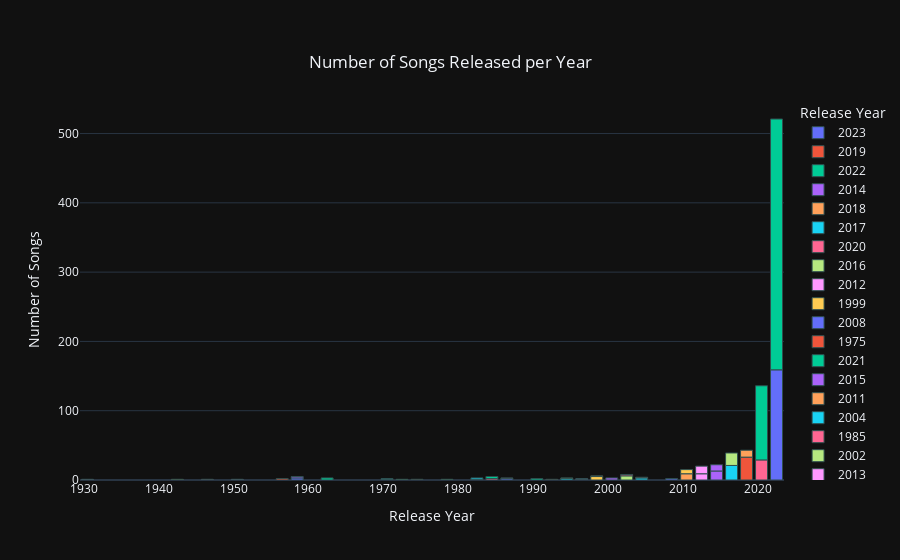

This figure's notebook cell:
### Code cell
# Interactive histogram for released year with enhanced features
fig = px.histogram(
    sptf, 
    x='released_year', 
    color='released_year', 
    title='Number of Songs Released per Year', 
    labels={'released_year': 'Release Year', 'count': 'Number of Songs'}, 
    hover_data=['released_month', 'released_day']
)
# Customize layout
fig.update_layout(
    title={
        'text': 'Number of Songs Released per Year',
        'y':0.9,
        'x':0.5,
        'xanchor': 'center',
        'yanchor': 'top'
    },
    xaxis_title='Release Year',
    yaxis_title='Number of Songs',
    legend_title_text='Release Year',
    template='plotly_dark',
    bargap=0.2
)
# Customize hover mode
fig.update_traces(
    hoverinfo="x+y+text",
    marker=dict(line=dict(width=1, color='DarkSlateGrey'))
)
fig.show()

### Figure 1 — Plotly figure (JSON) as saved in the notebook; plotly's stock layout.template omitted (floating-point values rounded to 4 significant figures; data arrays with more than 128 entries replaced by an {"elided": "..."} marker saying what was removed)
{"data": [{"alignmentgroup": "True", "bingroup": "x", "hoverinfo": "x+y+text", "hovertemplate": "Release Year=%{x}<br>count=%{y}<extra></extra>", "legendgroup": "2023", "marker": {"color": "#636efa", "line": {"color": "DarkSlateGrey", "width": 1}, "pattern": {"shape": ""}}, "name": "2023", "offsetgroup": "2023", "orientation": "v", "showlegend": true, "type": "histogram", "x": {"elided": "159 int values"}, "xaxis": "x", "yaxis": "y"}, {"alignmentgroup": "True", "bingroup": "x", "hoverinfo": "x+y+text", "hovertemplate": "Release Year=%{x}<br>count=%{y}<extra></extra>", "legendgroup": "2019", "marker": {"color": "#EF553B", "line": {"color": "DarkSlateGrey", "width": 1}, "pattern": {"shape": ""}}, "name": "2019", "offsetgroup": "2019", "orientation": "v", "showlegend": true, "type": "histogram", "x": [2019, 2019, 2019, 2019, 2019, 2019, 2019, 2019, 2019, 2019, 2019, 2019, 2019, 2019, 2019, 2019, 2019, 2019, 2019, 2019, 2019, 2019, 2019, 2019, 2019, 2019, 2019, 2019, 2019, 2019, 2019, 2019, 2019], "xaxis": "x", "yaxis": "y"}, {"alignmentgroup": "True", "bingroup": "x", "hoverinfo": "x+y+text", "hovertemplate": "Release Year=%{x}<br>count=%{y}<extra></extra>", "legendgroup": "2022", "marker": {"color": "#00cc96", "line": {"color": "DarkSlateGrey", "width": 1}, "pattern": {"shape": ""}}, "name": "2022", "offsetgroup": "2022", "orientation": "v", "showlegend": true, "type": "histogram", "x": {"elided": "362 int values"}, "xaxis": "x", "yaxis": "y"}, {"alignmentgroup": "True", "bingroup": "x", "hoverinfo": "x+y+text", "hovertemplate": "Release Year=%{x}<br>count=%{y}<extra></extra>", "legendgroup": "2014", "marker": {"color": "#ab63fa", "line": {"color": "DarkSlateGrey", "width": 1}, "pattern": {"shape": ""}}, "name": "2014", "offsetgroup": "2014", "orientation": "v", "showlegend": true, "type": "histogram", "x": [2014, 2014, 2014, 2014, 2014, 2014, 2014, 2014, 2014, 2014, 2014, 2014, 2014], "xaxis": "x", "yaxis": "y"}, {"alignmentgroup": "True", "bingroup": "x", "hoverinfo": "x+y+text", "hovertemplate": "Release Year=%{x}<br>count=%{y}<extra></extra>", "legendgroup": "2018", "marker": {"color": "#FFA15A", "line": {"color": "DarkSlateGrey", "width": 1}, "pattern": {"shape": ""}}, "name": "2018", "offsetgroup": "2018", "orientation": "v", "showlegend": true, "type": "histogram", "x": [2018, 2018, 2018, 2018, 2018, 2018, 2018, 2018, 2018, 2018], "xaxis": "x", "yaxis": "y"}, {"alignmentgroup": "True", "bingroup": "x", "hoverinfo": "x+y+text", "hovertemplate": "Release Year=%{x}<br>count=%{y}<extra></extra>", "legendgroup": "2017", "marker": {"color": "#19d3f3", "line": {"color": "DarkSlateGrey", "width": 1}, "pattern": {"shape": ""}}, "name": "2017", "offsetgroup": "2017", "orientation": "v", "showlegend": true, "type": "histogram", "x": [2017, 2017, 2017, 2017, 2017, 2017, 2017, 2017, 2017, 2017, 2017, 2017, 2017, 2017, 2017, 2017, 2017, 2017, 2017, 2017, 2017], "xaxis": "x", "yaxis": "y"}, {"alignmentgroup": "True", "bingroup": "x", "hoverinfo": "x+y+text", "hovertemplate": "Release Year=%{x}<br>count=%{y}<extra></extra>", "legendgroup": "2020", "marker": {"color": "#FF6692", "line": {"color": "DarkSlateGrey", "width": 1}, "pattern": {"shape": ""}}, "name": "2020", "offsetgroup": "2020", "orientation": "v", "showlegend": true, "type": "histogram", "x": [2020, 2020, 2020, 2020, 2020, 2020, 2020, 2020, 2020, 2020, 2020, 2020, 2020, 2020, 2020, 2020, 2020, 2020, 2020, 2020, 2020, 2020, 2020, 2020, 2020, 2020, 2020, 2020, 2020], "xaxis": "x", "yaxis": "y"}, {"alignmentgroup": "True", "bingroup": "x", "hoverinfo": "x+y+text", "hovertemplate": "Release Year=%{x}<br>count=%{y}<extra></extra>", "legendgroup": "2016", "marker": {"color": "#B6E880", "line": {"color": "DarkSlateGrey", "width": 1}, "pattern": {"shape": ""}}, "name": "2016", "offsetgroup": "2016", "orientation": "v", "showlegend": true, "type": "histogram", "x": [2016, 2016, 2016, 2016, 2016, 2016, 2016, 2016, 2016, 2016, 2016, 2016, 2016, 2016, 2016, 2016, 2016, 2016], "xaxis": "x", "yaxis": "y"}, {"alignmentgroup": "True", "bingroup": "x", "hoverinfo": "x+y+text", "hovertemplate": "Release Year=%{x}<br>count=%{y}<extra></extra>", "legendgroup": "2012", "marker": {"color": "#FF97FF", "line": {"color": "DarkSlateGrey", "width": 1}, "pattern": {"shape": ""}}, "name": "2012", "offsetgroup": "2012", "orientation": "v", "showlegend": true, "type": "histogram", "x": [2012, 2012, 2012, 2012, 2012, 2012, 2012, 2012, 2012], "xaxis": "x", "yaxis": "y"}, {"alignmentgroup": "True", "bingroup": "x", "hoverinfo": "x+y+text", "hovertemplate": "Release Year=%{x}<br>count=%{y}<extra></extra>", "legendgroup": "1999", "marker": {"color": "#FECB52", "line": {"color": "DarkSlateGrey", "width": 1}, "pattern": {"shape": ""}}, "name": "1999", "offsetgroup": "1999", "orientation": "v", "showlegend": true, "type": "histogram", "x": [1999, 1999, 1999, 1999, 1999], "xaxis": "x", "yaxis": "y"}, {"alignmentgroup": "True", "bingroup": "x", "hoverinfo": "x+y+text", "hovertemplate": "Release Year=%{x}<br>count=%{y}<extra></extra>", "legendgroup": "2008", "marker": {"color": "#636efa", "line": {"color": "DarkSlateGrey", "width": 1}, "pattern": {"shape": ""}}, "name": "2008", "offsetgroup": "2008", "orientation": "v", "showlegend": true, "type": "histogram", "x": [2008, 2008], "xaxis": "x", "yaxis": "y"}, {"alignmentgroup": "True", "bingroup": "x", "hoverinfo": "x+y+text", "hovertemplate": "Release Year=%{x}<br>count=%{y}<extra></extra>", "legendgroup": "1975", "marker": {"color": "#EF553B", "line": {"color": "DarkSlateGrey", "width": 1}, "pattern": {"shape": ""}}, "name": "1975", "offsetgroup": "1975", "orientation": "v", "showlegend": true, "type": "histogram", "x": [1975], "xaxis": "x", "yaxis": "y"}, {"alignmentgroup": "True", "bingroup": "x", "hoverinfo": "x+y+text", "hovertemplate": "Release Year=%{x}<br>count=%{y}<extra></extra>", "legendgroup": "2021", "marker": {"color": "#00cc96", "line": {"color": "DarkSlateGrey", "width": 1}, "pattern": {"shape": ""}}, "name": "2021", "offsetgroup": "2021", "orientation": "v", "showlegend": true, "type": "histogram", "x": [2021, 2021, 2021, 2021, 2021, 2021, 2021, 2021, 2021, 2021, 2021, 2021, 2021, 2021, 2021, 2021, 2021, 2021, 2021, 2021, 2021, 2021, 2021, 2021, 2021, 2021, 2021, 2021, 2021, 2021, 2021, 2021, 2021, 2021, 2021, 2021, 2021, 2021, 2021, 2021, 2021, 2021, 2021, 2021, 2021, 2021, 2021, 2021, 2021, 2021, 2021, 2021, 2021, 2021, 2021, 2021, 2021, 2021, 2021, 2021, 2021, 2021, 2021, 2021, 2021, 2021, 2021, 2021, 2021, 2021, 2021, 2021, 2021, 2021, 2021, 2021, 2021, 2021, 2021, 2021, 2021, 2021, 2021, 2021, 2021, 2021, 2021, 2021, 2021, 2021, 2021, 2021, 2021, 2021, 2021, 2021, 2021, 2021, 2021, 2021, 2021, 2021, 2021, 2021, 2021, 2021, 2021], "xaxis": "x", "yaxis": "y"}, {"alignmentgroup": "True", "bingroup": "x", "hoverinfo": "x+y+text", "hovertemplate": "Release Year=%{x}<br>count=%{y}<extra></extra>", "legendgroup": "2015", "marker": {"color": "#ab63fa", "line": {"color": "DarkSlateGrey", "width": 1}, "pattern": {"shape": ""}}, "name": "2015", "offsetgroup": "2015", "orientation": "v", "showlegend": true, "type": "histogram", "x": [2015, 2015, 2015, 2015, 2015, 2015, 2015, 2015, 2015], "xaxis": "x", "yaxis": "y"}, {"alignmentgroup": "True", "bingroup": "x", "hoverinfo": "x+y+text", "hovertemplate": "Release Year=%{x}<br>count=%{y}<extra></extra>", "legendgroup": "2011", "marker": {"color": "#FFA15A", "line": {"color": "DarkSlateGrey", "width": 1}, "pattern": {"shape": ""}}, "name": "2011", "offsetgroup": "2011", "orientation": "v", "showlegend": true, "type": "histogram", "x": [2011, 2011, 2011, 2011, 2011, 2011, 2011, 2011, 2011], "xaxis": "x", "yaxis": "y"}, {"alignmentgroup": "True", "bingroup": "x", "hoverinfo": "x+y+text", "hovertemplate": "Release Year=%{x}<br>count=%{y}<extra></extra>", "legendgroup": "2004", "marker": {"color": "#19d3f3", "line": {"color": "DarkSlateGrey", "width": 1}, "pattern": {"shape": ""}}, "name": "2004", "offsetgroup": "2004", "orientation": "v", "showlegend": true, "type": "histogram", "x": [2004, 2004, 2004], "xaxis": "x", "yaxis": "y"}, {"alignmentgroup": "True", "bingroup": "x", "hoverinfo": "x+y+text", "hovertemplate": "Release Year=%{x}<br>count=%{y}<extra></extra>", "legendgroup": "1985", "marker": {"color": "#FF6692", "line": {"color": "DarkSlateGrey", "width": 1}, "pattern": {"shape": ""}}, "name": "1985", "offsetgroup": "1985", "orientation": "v", "showlegend": true, "type": "histogram", "x": [1985, 1985], "xaxis": "x", "yaxis": "y"}, {"alignmentgroup": "True", "bingroup": "x", "hoverinfo": "x+y+text", "hovertemplate": "Release Year=%{x}<br>count=%{y}<extra></extra>", "legendgroup": "2002", "marker": {"color": "#B6E880", "line": {"color": "DarkSlateGrey", "width": 1}, "pattern": {"shape": ""}}, "name": "2002", "offsetgroup": "2002", "orientation": "v", "showlegend": true, "type": "histogram", "x": [2002, 2002, 2002, 2002, 2002, 2002], "xaxis": "x", "yaxis": "y"}, {"alignmentgroup": "True", "bingroup": "x", "hoverinfo": "x+y+text", "hovertemplate": "Release Year=%{x}<br>count=%{y}<extra></extra>", "legendgroup": "2013", "marker": {"color": "#FF97FF", "line": {"color": "DarkSlateGrey", "width": 1}, "pattern": {"shape": ""}}, "name": "2013", "offsetgroup": "2013", "orientation": "v", "showlegend": true, "type": "histogram", "x": [2013, 2013, 2013, 2013, 2013, 2013, 2013, 2013, 2013, 2013, 2013], "xaxis": "x", "yaxis": "y"}, {"alignmentgroup": "True", "bingroup": "x", "hoverinfo": "x+y+text", "hovertemplate": "Release Year=%{x}<br>count=%{y}<extra></extra>", "legendgroup": "2010", "marker": {"color": "#FECB52", "line": {"color": "DarkSlateGrey", "width": 1}, "pattern": {"shape": ""}}, "name": "2010", "offsetgroup": "2010", "orientation": "v", "showlegend": true, "type": "histogram", "x": [2010, 2010, 2010, 2010, 2010, 2010], "xaxis": "x", "yaxis": "y"}, {"alignmentgroup": "True", "bingroup": "x", "hoverinfo": "x+y+text", "hovertemplate": "Release Year=%{x}<br>count=%{y}<extra></extra>", "legendgroup": "1983", "marker": {"color": "#636efa", "line": {"color": "DarkSlateGrey", "width": 1}, "pattern": {"shape": ""}}, "name": "1983", "offsetgroup": "1983", "orientation": "v", "showlegend": true, "type": "histogram", "x": [1983], "xaxis": "x", "yaxis": "y"}, {"alignmentgroup": "True", "bingroup": "x", "hoverinfo": "x+y+text", "hovertemplate": "Release Year=%{x}<br>count=%{y}<extra></extra>", "legendgroup": "1992", "marker": {"color": "#EF553B", "line": {"color": "DarkSlateGrey", "width": 1}, "pattern": {"shape": ""}}, "name": "1992", "offsetgroup": "1992", "orientation": "v", "showlegend": true, "type": "histogram", "x": [1992], "xaxis": "x", "yaxis": "y"}, {"alignmentgroup": "True", "bingroup": "x", "hoverinfo": "x+y+text", "hovertemplate": "Release Year=%{x}<br>count=%{y}<extra></extra>", "legendgroup": "1984", "marker": {"color": "#00cc96", "line": {"color": "DarkSlateGrey", "width": 1}, "pattern": {"shape": ""}}, "name": "1984", "offsetgroup": "1984", "orientation": "v", "showlegend": true, "type": "histogram", "x": [1984, 1984, 1984], "xaxis": "x", "yaxis": "y"}, {"alignmentgroup": "True", "bingroup": "x", "hoverinfo": "x+y+text", "hovertemplate": "Release Year=%{x}<br>count=%{y}<extra></extra>", "legendgroup": "2000", "marker": {"color": "#ab63fa", "line": {"color": "DarkSlateGrey", "width": 1}, "pattern": {"shape": ""}}, "name": "2000", "offsetgroup": "2000", "orientation": "v", "showlegend": true, "type": "histogram", "x": [2000, 2000, 2000], "xaxis": "x", "yaxis": "y"}, {"alignmentgroup": "True", "bingroup": "x", "hoverinfo": "x+y+text", "hovertemplate": "Release Year=%{x}<br>count=%{y}<extra></extra>", "legendgroup": "1997", "marker": {"color": "#FFA15A", "line": {"color": "DarkSlateGrey", "width": 1}, "pattern": {"shape": ""}}, "name": "1997", "offsetgroup": "1997", "orientation": "v", "showlegend": true, "type": "histogram", "x": [1997], "xaxis": "x", "yaxis": "y"}, {"alignmentgroup": "True", "bingroup": "x", "hoverinfo": "x+y+text", "hovertemplate": "Release Year=%{x}<br>count=%{y}<extra></extra>", "legendgroup": "1995", "marker": {"color": "#19d3f3", "line": {"color": "DarkSlateGrey", "width": 1}, "pattern": {"shape": ""}}, "name": "1995", "offsetgroup": "1995", "orientation": "v", "showlegend": true, "type": "histogram", "x": [1995, 1995], "xaxis": "x", "yaxis": "y"}, {"alignmentgroup": "True", "bingroup": "x", "hoverinfo": "x+y+text", "hovertemplate": "Release Year=%{x}<br>count=%{y}<extra></extra>", "legendgroup": "2003", "marker": {"color": "#FF6692", "line": {"color": "DarkSlateGrey", "width": 1}, "pattern": {"shape": ""}}, "name": "2003", "offsetgroup": "2003", "orientation": "v", "showlegend": true, "type": "histogram", "x": [2003, 2003], "xaxis": "x", "yaxis": "y"}, {"alignmentgroup": "True", "bingroup": "x", "hoverinfo": "x+y+text", "hovertemplate": "Release Year=%{x}<br>count=%{y}<extra></extra>", "legendgroup": "1973", "marker": {"color": "#B6E880", "line": {"color": "DarkSlateGrey", "width": 1}, "pattern": {"shape": ""}}, "name": "1973", "offsetgroup": "1973", "orientation": "v", "showlegend": true, "type": "histogram", "x": [1973], "xaxis": "x", "yaxis": "y"}, {"alignmentgroup": "True", "bingroup": "x", "hoverinfo": "x+y+text", "hovertemplate": "Release Year=%{x}<br>count=%{y}<extra></extra>", "legendgroup": "1930", "marker": {"color": "#FF97FF", "line": {"color": "DarkSlateGrey", "width": 1}, "pattern": {"shape": ""}}, "name": "1930", "offsetgroup": "1930", "orientation": "v", "showlegend": true, "type": "histogram", "x": [1930], "xaxis": "x", "yaxis": "y"}, {"alignmentgroup": "True", "bingroup": "x", "hoverinfo": "x+y+text", "hovertemplate": "Release Year=%{x}<br>count=%{y}<extra></extra>", "legendgroup": "1994", "marker": {"color": "#FECB52", "line": {"color": "DarkSlateGrey", "width": 1}, "pattern": {"shape": ""}}, "name": "1994", "offsetgroup": "1994", "orientation": "v", "showlegend": true, "type": "histogram", "x": [1994], "xaxis": "x", "yaxis": "y"}, {"alignmentgroup": "True", "bingroup": "x", "hoverinfo": "x+y+text", "hovertemplate": "Release Year=%{x}<br>count=%{y}<extra></extra>", "legendgroup": "1958", "marker": {"color": "#636efa", "line": {"color": "DarkSlateGrey", "width": 1}, "pattern": {"shape": ""}}, "name": "1958", "offsetgroup": "1958", "orientation": "v", "showlegend": true, "type": "histogram", "x": [1958, 1958, 1958], "xaxis": "x", "yaxis": "y"}, {"alignmentgroup": "True", "bingroup": "x", "hoverinfo": "x+y+text", "hovertemplate": "Release Year=%{x}<br>count=%{y}<extra></extra>", "legendgroup": "1957", "marker": {"color": "#EF553B", "line": {"color": "DarkSlateGrey", "width": 1}, "pattern": {"shape": ""}}, "name": "1957", "offsetgroup": "1957", "orientation": "v", "showlegend": true, "type": "histogram", "x": [1957, 1957], "xaxis": "x", "yaxis": "y"}, {"alignmentgroup": "True", "bingroup": "x", "hoverinfo": "x+y+text", "hovertemplate": "Release Year=%{x}<br>count=%{y}<extra></extra>", "legendgroup": "1963", "marker": {"color": "#00cc96", "line": {"color": "DarkSlateGrey", "width": 1}, "pattern": {"shape": ""}}, "name": "1963", "offsetgroup": "1963", "orientation": "v", "showlegend": true, "type": "histogram", "x": [1963, 1963, 1963], "xaxis": "x", "yaxis": "y"}, {"alignmentgroup": "True", "bingroup": "x", "hoverinfo": "x+y+text", "hovertemplate": "Release Year=%{x}<br>count=%{y}<extra></extra>", "legendgroup": "1959", "marker": {"color": "#ab63fa", "line": {"color": "DarkSlateGrey", "width": 1}, "pattern": {"shape": ""}}, "name": "1959", "offsetgroup": "1959", "orientation": "v", "showlegend": true, "type": "histogram", "x": [1959, 1959], "xaxis": "x", "yaxis": "y"}, {"alignmentgroup": "True", "bingroup": "x", "hoverinfo": "x+y+text", "hovertemplate": "Release Year=%{x}<br>count=%{y}<extra></extra>", "legendgroup": "1970", "marker": {"color": "#FFA15A", "line": {"color": "DarkSlateGrey", "width": 1}, "pattern": {"shape": ""}}, "name": "1970", "offsetgroup": "1970", "orientation": "v", "showlegend": true, "type": "histogram", "x": [1970], "xaxis": "x", "yaxis": "y"}, {"alignmentgroup": "True", "bingroup": "x", "hoverinfo": "x+y+text", "hovertemplate": "Release Year=%{x}<br>count=%{y}<extra></extra>", "legendgroup": "1971", "marker": {"color": "#19d3f3", "line": {"color": "DarkSlateGrey", "width": 1}, "pattern": {"shape": ""}}, "name": "1971", "offsetgroup": "1971", "orientation": "v", "showlegend": true, "type": "histogram", "x": [1971], "xaxis": "x", "yaxis": "y"}, {"alignmentgroup": "True", "bingroup": "x", "hoverinfo": "x+y+text", "hovertemplate": "Release Year=%{x}<br>count=%{y}<extra></extra>", "legendgroup": "1946", "marker": {"color": "#FF6692", "line": {"color": "DarkSlateGrey", "width": 1}, "pattern": {"shape": ""}}, "name": "1946", "offsetgroup": "1946", "orientation": "v", "showlegend": true, "type": "histogram", "x": [1946], "xaxis": "x", "yaxis": "y"}, {"alignmentgroup": "True", "bingroup": "x", "hoverinfo": "x+y+text", "hovertemplate": "Release Year=%{x}<br>count=%{y}<extra></extra>", "legendgroup": "1979", "marker": {"color": "#B6E880", "line": {"color": "DarkSlateGrey", "width": 1}, "pattern": {"shape": ""}}, "name": "1979", "offsetgroup": "1979", "orientation": "v", "showlegend": true, "type": "histogram", "x": [1979], "xaxis": "x", "yaxis": "y"}, {"alignmentgroup": "True", "bingroup": "x", "hoverinfo": "x+y+text", "hovertemplate": "Release Year=%{x}<br>count=%{y}<extra></extra>", "legendgroup": "1950", "marker": {"color": "#FF97FF", "line": {"color": "DarkSlateGrey", "width": 1}, "pattern": {"shape": ""}}, "name": "1950", "offsetgroup": "1950", "orientation": "v", "showlegend": true, "type": "histogram", "x": [1950], "xaxis": "x", "yaxis": "y"}, {"alignmentgroup": "True", "bingroup": "x", "hoverinfo": "x+y+text", "hovertemplate": "Release Year=%{x}<br>count=%{y}<extra></extra>", "legendgroup": "1942", "marker": {"color": "#FECB52", "line": {"color": "DarkSlateGrey", "width": 1}, "pattern": {"shape": ""}}, "name": "1942", "offsetgroup": "1942", "orientation": "v", "showlegend": true, "type": "histogram", "x": [1942], "xaxis": "x", "yaxis": "y"}, {"alignmentgroup": "True", "bingroup": "x", "hoverinfo": "x+y+text", "hovertemplate": "Release Year=%{x}<br>count=%{y}<extra></extra>", "legendgroup": "1986", "marker": {"color": "#636efa", "line": {"color": "DarkSlateGrey", "width": 1}, "pattern": {"shape": ""}}, "name": "1986", "offsetgroup": "1986", "orientation": "v", "showlegend": true, "type": "histogram", "x": [1986, 1986], "xaxis": "x", "yaxis": "y"}, {"alignmentgroup": "True", "bingroup": "x", "hoverinfo": "x+y+text", "hovertemplate": "Release Year=%{x}<br>count=%{y}<extra></extra>", "legendgroup": "2005", "marker": {"color": "#EF553B", "line": {"color": "DarkSlateGrey", "width": 1}, "pattern": {"shape": ""}}, "name": "2005", "offsetgroup": "2005", "orientation": "v", "showlegend": true, "type": "histogram", "x": [2005], "xaxis": "x", "yaxis": "y"}, {"alignmentgroup": "True", "bingroup": "x", "hoverinfo": "x+y+text", "hovertemplate": "Release Year=%{x}<br>count=%{y}<extra></extra>", "legendgroup": "1991", "marker": {"color": "#00cc96", "line": {"color": "DarkSlateGrey", "width": 1}, "pattern": {"shape": ""}}, "name": "1991", "offsetgroup": "1991", "orientation": "v", "showlegend": true, "type": "histogram", "x": [1991, 1991], "xaxis": "x", "yaxis": "y"}, {"alignmentgroup": "True", "bingroup": "x", "hoverinfo": "x+y+text", "hovertemplate": "Release Year=%{x}<br>count=%{y}<extra></extra>", "legendgroup": "1996", "marker": {"color": "#ab63fa", "line": {"color": "DarkSlateGrey", "width": 1}, "pattern": {"shape": ""}}, "name": "1996", "offsetgroup": "1996", "orientation": "v", "showlegend": true, "type": "histogram", "x": [1996], "xaxis": "x", "yaxis": "y"}, {"alignmentgroup": "True", "bingroup": "x", "hoverinfo": "x+y+text", "hovertemplate": "Release Year=%{x}<br>count=%{y}<extra></extra>", "legendgroup": "1998", "marker": {"color": "#FFA15A", "line": {"color": "DarkSlateGrey", "width": 1}, "pattern": {"shape": ""}}, "name": "1998", "offsetgroup": "1998", "orientation": "v", "showlegend": true, "type": "histogram", "x": [1998], "xaxis": "x", "yaxis": "y"}, {"alignmentgroup": "True", "bingroup": "x", "hoverinfo": "x+y+text", "hovertemplate": "Release Year=%{x}<br>count=%{y}<extra></extra>", "legendgroup": "1982", "marker": {"color": "#19d3f3", "line": {"color": "DarkSlateGrey", "width": 1}, "pattern": {"shape": ""}}, "name": "1982", "offsetgroup": "1982", "orientation": "v", "showlegend": true, "type": "histogram", "x": [1982, 1982], "xaxis": "x", "yaxis": "y"}, {"alignmentgroup": "True", "bingroup": "x", "hoverinfo": "x+y+text", "hovertemplate": "Release Year=%{x}<br>count=%{y}<extra></extra>", "legendgroup": "1987", "marker": {"color": "#FF6692", "line": {"color": "DarkSlateGrey", "width": 1}, "pattern": {"shape": ""}}, "name": "1987", "offsetgroup": "1987", "orientation": "v", "showlegend": true, "type": "histogram", "x": [1987], "xaxis": "x", "yaxis": "y"}], "layout": {"bargap": 0.2, "barmode": "relative", "legend": {"title": {"text": "Release Year"}, "tracegroupgap": 0}, "title": {"text": "Number of Songs Released per Year", "x": 0.5, "xanchor": "center", "y": 0.9, "yanchor": "top"}, "xaxis": {"anchor": "y", "categoryarray": [2023, 2019, 2022, 2014, 2018, 2017, 2020, 2016, 2012, 1999, 2008, 1975, 2021, 2015, 2011, 2004, 1985, 2002, 2013, 2010, 1983, 1992, 1984, 2000, 1997, 1995, 2003, 1973, 1930, 1994, 1958, 1957, 1963, 1959, 1970, 1971, 1946, 1979, 1950, 1942, 1986, 2005, 1991, 1996, 1998, 1982, 1987], "categoryorder": "array", "domain": [0, 1], "title": {"text": "Release Year"}}, "yaxis": {"anchor": "x", "domain": [0, 1], "title": {"text": "Number of Songs"}}}}
